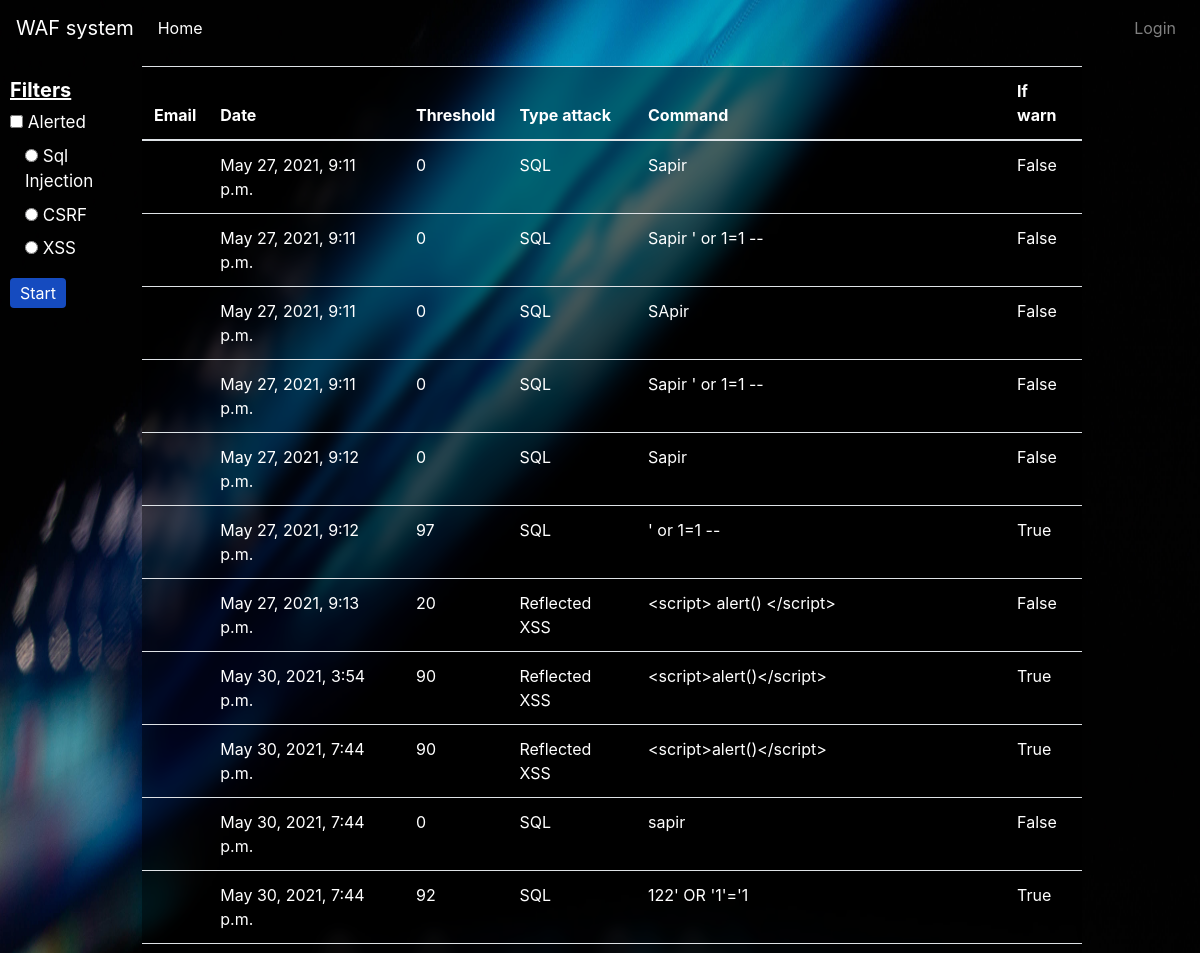
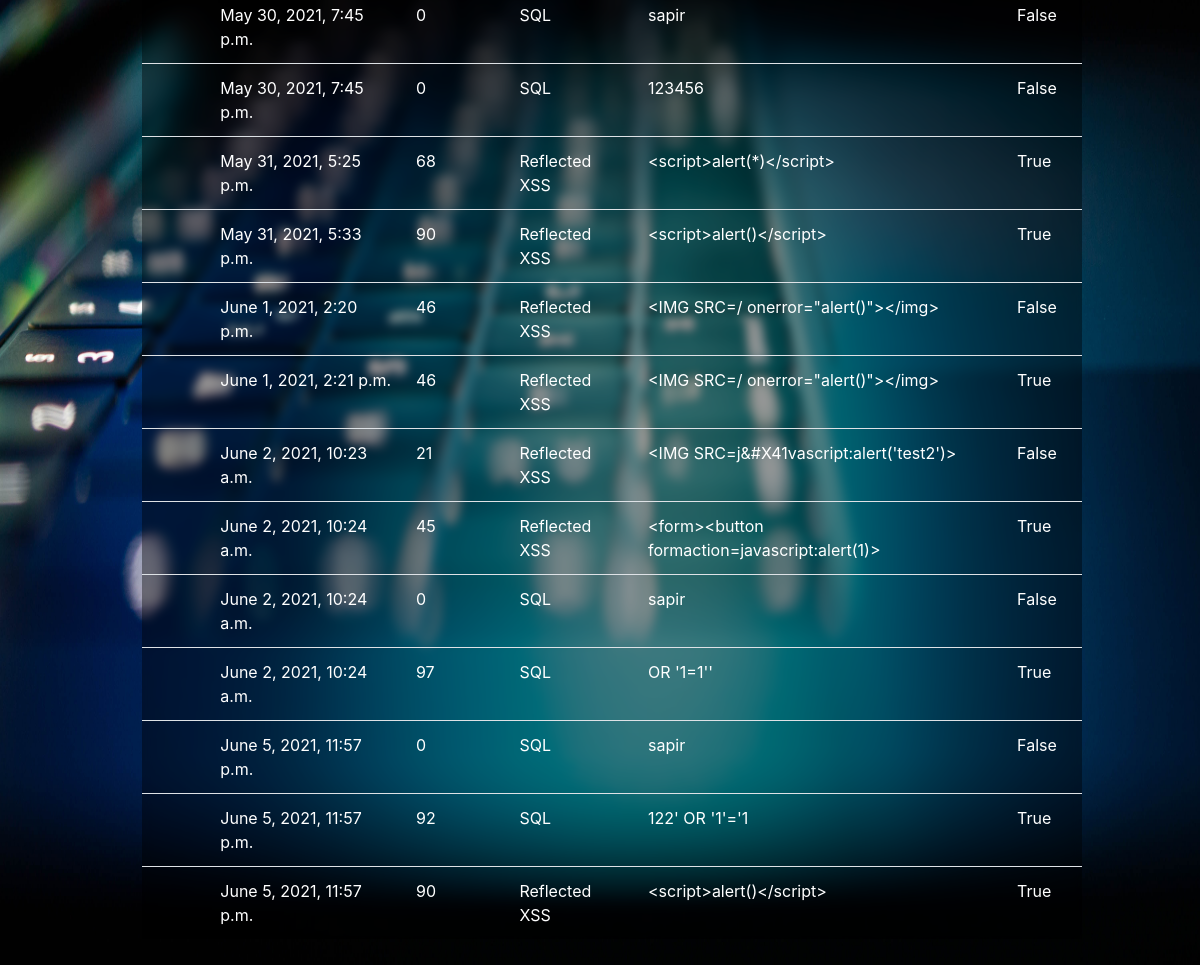
The page /logger/ on the database its author committed (2 pictures, top to bottom).
### main/models.py (models this page shows)
class Logger(models.Model):
    email = models.CharField(max_length=255)
    date = models.DateTimeField()
    threshold = models.IntegerField(blank=True, null=True)
    type_attack = models.CharField(max_length=255)
    command = models.CharField(max_length=1024)
    if_warn = models.BooleanField()

### main/views.py (the view, shortened to what this page needs)
# urls.py: path('logger/', views.logger_page, name='logger'),
def logger_page(request):
    current_email = request.user.get_username()
    if request.method == 'GET':
        loggers = Logger.objects.filter(email=current_email)
        return render(request, template_name='main/logger.html', context={'loggers': loggers})

### main/templates/main/logger.html (shortened to what this page needs)
<!doctype html>
{% extends 'main/base.html' %}
{% block content %}
 <div class="column1">
<form action="" method="POST">
        <h5 class="h_title"><b>Filters</b></h5>
        <label class="h_checkbox">
            <input type="checkbox" name="if_alerted">
            Alerted
        </label>
        <label class="container h_checkbox">
            <input type="radio" value="sqli" name="radio">
            Sql Injection
        </label>
        <label class="container h_checkbox">
            <input type="radio" value="csrf" name="radio">
            CSRF
        </label>
        <label class="container h_checkbox">
            <input type="radio" value="xss" name="radio">
            XSS
        </label>
    <br>
    <input type="submit" value="Start">
</form>
 </div>
<div class="column2">
<div class="div_logger">
        <table class="table table-hover">
            <thead>
              <tr>
                <th scope="col" class="h">Email</th>
                <th scope="col" class="h">Date</th>
                <th scope="col" class="h">Threshold</th>
                <th scope="col" class="h">Type attack</th>
                <th scope="col" class="h">Command</th>
                <th scope="col" class="h">If warn</th>
              </tr>
            </thead>
            <tbody>
                {% for log in loggers %}
                    <tr>
                        <td class="h">{{ log.email }}</td>
                        <td class="h">{{ log.date }}</td>
                        <td class="h">{{ log.threshold }}</td>
                        <td class="h">{{ log.type_attack }}</td>
                        <td class="h">{{ log.command }}</td>
                        <td class="h">{{ log.if_warn }}</td>
                    </tr>
                {% endfor %}
            </tbody>
          </table>
    </div>
    </div>
{% endblock %}

### main/templates/main/base.html (shortened to what this page needs)
<!doctype html>
<html lang="en">
<head>
    <link rel="stylesheet" href="https://stackpath.bootstrapcdn.com/bootstrap/4.5.2/css/bootstrap.min.css">
  </head>
  <body>
    {% include 'main/includes/navbar.html' %}
    {% block content %}
    {% endblock %}
  </body>
</html>

### main/templates/main/includes/navbar.html (shortened to what this page needs)
<nav class="navbar navbar-expand-md navbar-dark bg-transparent">
    <a class="navbar-brand" href="{% url 'home' %}">WAF system</a>
    <div class="collapse navbar-collapse" id="navbarNav">
        <ul class="navbar-nav mr-auto">
            <li class="nav-item active">
                <a class="nav-link" href="{% url 'home' %}">Home <span class="sr-only">(current)</span></a>
            </li>
        </ul>
        <ul class="navbar-nav">
            {% if user.is_authenticated %}
                <li class="nav-item">
                    <a class="nav-link" href="#">Hello, {{ user.username }}</a>
                </li>
                <li class="nav-item">
                    <a class="nav-link" href="{% url 'logout' %}">Logout</a>
                </li>
            {% else %}
                <li class="nav-item">
                    <a class="nav-link" href="{% url 'login' %}">Login</a>
                </li>
            {% endif %}
        </ul>
    </div>
</nav>

### main/templates/main/base.html (style rules this page uses)
* { box-sizing: border-box; }
.column1 { float: left; width: 11%; padding: 10px; padding-top: 22px; }
.column2 { float: left; width: 80%; padding: 10px; }
.h { color: #ffffff; }
.h_title { color: #ffffff; text-decoration: underline; }
.h_checkbox { color: #ffff; font-size: 17px; }
body { background-image: url("/static/image/background2.jpg"); background-size: 100% 100%; background-repeat: no-repeat; background-position: center bottom; background-attachment: fixed; }
.div_logger { background-color: rgba(0, 0, 0, 0.4); -webkit-backdrop-filter: blur(5px); backdrop-filter: blur(5px); margin: auto; width: 100%; height: 100%; }
input[type=submit] { width: 50%; height: 30px; background-color: #154bbf; color: white; margin: 8px 0; border: none; border-radius: 4px; cursor: pointer; float: left; }

### rows shown on the page
Logger: date "May 27, 2021, 9:11 p.m.", threshold "0", type_attack "SQL", command "Sapir", if_warn "False"
Logger: date "May 27, 2021, 9:11 p.m.", threshold "0", type_attack "SQL", command "Sapir ' or 1=1 --", if_warn "False"
Logger: date "May 27, 2021, 9:11 p.m.", threshold "0", type_attack "SQL", command "SApir", if_warn "False"
Logger: date "May 27, 2021, 9:11 p.m.", threshold "0", type_attack "SQL", command "Sapir ' or 1=1 --", if_warn "False"
Logger: date "May 27, 2021, 9:12 p.m.", threshold "0", type_attack "SQL", command "Sapir", if_warn "False"
Logger: date "May 27, 2021, 9:12 p.m.", threshold "97", type_attack "SQL", command "' or 1=1 --", if_warn "True"
Logger: date "May 27, 2021, 9:13 p.m.", threshold "20", type_attack "Reflected XSS", command "<script> alert() </script>", if_warn "False"
Logger: date "May 30, 2021, 3:54 p.m.", threshold "90", type_attack "Reflected XSS", command "<script>alert()</script>", if_warn "True"
Logger: date "May 30, 2021, 7:44 p.m.", threshold "90", type_attack "Reflected XSS", command "<script>alert()</script>", if_warn "True"
Logger: date "May 30, 2021, 7:44 p.m.", threshold "0", type_attack "SQL", command "sapir", if_warn "False"
Logger: date "May 30, 2021, 7:44 p.m.", threshold "92", type_attack "SQL", command "122' OR '1'='1", if_warn "True"
Logger: date "May 30, 2021, 7:45 p.m.", threshold "0", type_attack "SQL", command "sapir", if_warn "False"
Logger: date "May 30, 2021, 7:45 p.m.", threshold "0", type_attack "SQL", command "123456", if_warn "False"
Logger: date "May 31, 2021, 5:25 p.m.", threshold "68", type_attack "Reflected XSS", command "<script>alert(*)</script>", if_warn "True"
Logger: date "May 31, 2021, 5:33 p.m.", threshold "90", type_attack "Reflected XSS", command "<script>alert()</script>", if_warn "True"
Logger: date "June 1, 2021, 2:20 p.m.", threshold "46", type_attack "Reflected XSS", command "<IMG SRC=/ onerror=\"alert()\"></img>", if_warn "False"
Logger: date "June 1, 2021, 2:21 p.m.", threshold "46", type_attack "Reflected XSS", command "<IMG SRC=/ onerror=\"alert()\"></img>", if_warn "True"
Logger: date "June 2, 2021, 10:23 a.m.", threshold "21", type_attack "Reflected XSS", command "<IMG SRC=j&#X41vascript:alert('test2')>", if_warn "False"
Logger: date "June 2, 2021, 10:24 a.m.", threshold "45", type_attack "Reflected XSS", command "<form><button formaction=javascript:alert(1)>", if_warn "True"
Logger: date "June 2, 2021, 10:24 a.m.", threshold "0", type_attack "SQL", command "sapir", if_warn "False"
Logger: date "June 2, 2021, 10:24 a.m.", threshold "97", type_attack "SQL", command "OR '1=1''", if_warn "True"
Logger: date "June 5, 2021, 11:57 p.m.", threshold "0", type_attack "SQL", command "sapir", if_warn "False"
Logger: date "June 5, 2021, 11:57 p.m.", threshold "92", type_attack "SQL", command "122' OR '1'='1", if_warn "True"
Logger: date "June 5, 2021, 11:57 p.m.", threshold "90", type_attack "Reflected XSS", command "<script>alert()</script>", if_warn "True"
